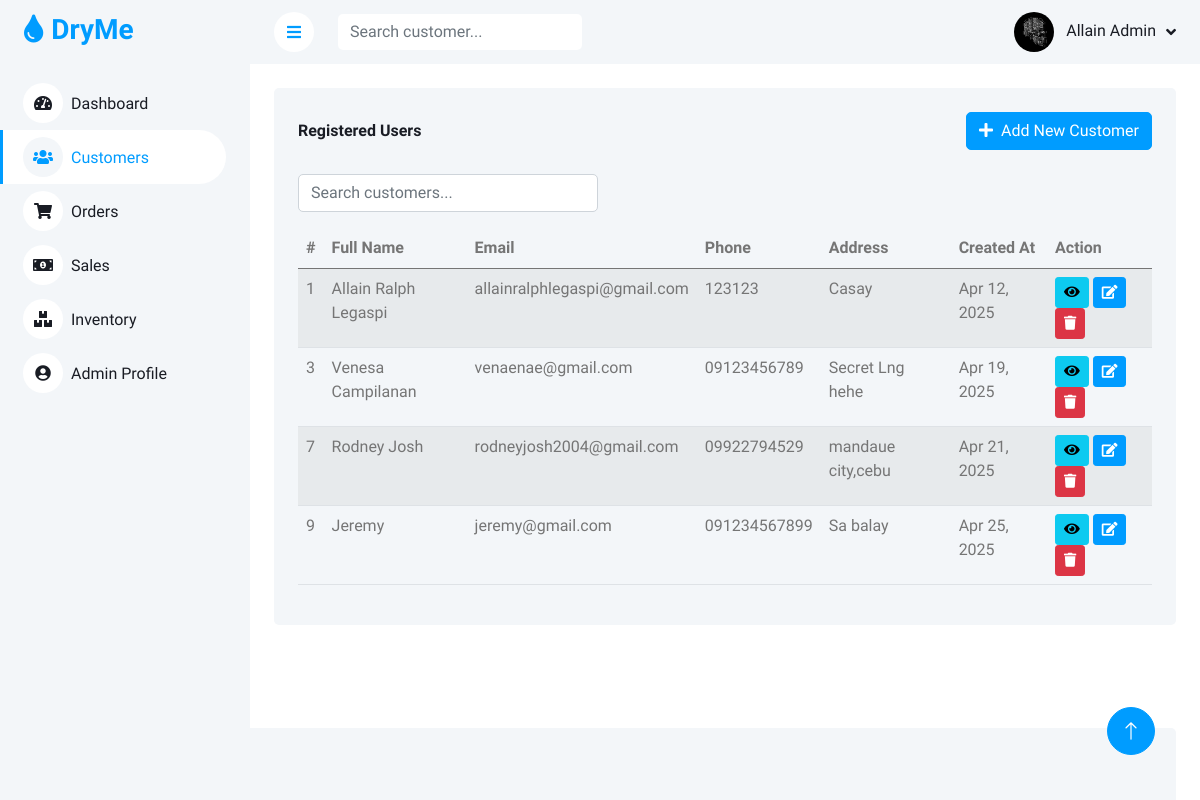
The page /admin/customers.php (signed in) on the database its author committed.
### tables this page shows
CREATE TABLE `customers` (
  `customer_id` int(11) NOT NULL,
  `username` varchar(50) NOT NULL,
  `password` varchar(255) NOT NULL,
  `email` varchar(100) NOT NULL,
  `full_name` varchar(100) NOT NULL,
  `phone` varchar(20) DEFAULT NULL,
  `address` text DEFAULT NULL,
  `role` enum('admin','customer') DEFAULT 'customer',
  `created_at` timestamp NOT NULL DEFAULT current_timestamp(),
  `updated_at` timestamp NOT NULL DEFAULT current_timestamp() ON UPDATE current_timestamp()
);

### admin/customers.php (the view, shortened to what this page needs)
<?php
require_once '../includes/db_connect.php';
$stmt = $pdo->prepare("SELECT * FROM admins WHERE admin_id = ?");
$stmt->execute([$_SESSION['admin_id']]);
$admin = $stmt->fetch();
?>
<!DOCTYPE html>
<html lang="en">
<head>
    <link href="https://cdnjs.cloudflare.com/ajax/libs/font-awesome/5.10.0/css/all.min.css" rel="stylesheet">
    <link href="https://cdn.jsdelivr.net/npm/bootstrap-icons@1.4.1/font/bootstrap-icons.css" rel="stylesheet">
    <link href="https://cdn.jsdelivr.net/npm/sweetalert2@11/dist/sweetalert2.min.css" rel="stylesheet">
    <link href="lib/owlcarousel/assets/owl.carousel.min.css" rel="stylesheet">
    <link href="lib/tempusdominus/css/tempusdominus-bootstrap-4.min.css" rel="stylesheet" />
    <link href="css/bootstrap.min.css" rel="stylesheet">
    <link href="css/style.css" rel="stylesheet">
</head>
<body>
    <div class="container-fluid position-relative bg-white d-flex p-0">
        <div class="sidebar pe-4 pb-3">
            <nav class="navbar bg-light navbar-light">
                <a href="index.php" class="navbar-brand mx-4 mb-3">
                    <h3 class="text-primary"><i class="fa fa-tint me-2"></i>DryMe</h3>
                </a>
                <div class="navbar-nav w-100">
                    <a href="index.php" class="nav-item nav-link"><i class="fa fa-tachometer-alt me-2"></i>Dashboard</a>
                    <a href="customers.php" class="nav-item nav-link active"><i class="fa fa-users me-2"></i>Customers</a>
                    <a href="orders.php" class="nav-item nav-link"><i class="fa fa-shopping-cart me-2"></i>Orders</a>
                    <a href="sales.php" class="nav-item nav-link"><i class="fa fa-money-bill-alt me-2"></i>Sales</a>
                    <a href="inventory.php" class="nav-item nav-link"><i class="fa fa-boxes me-2"></i>Inventory</a>
                    <a href="profile.php" class="nav-item nav-link"><i class="fa fa-user-circle me-2"></i>Admin Profile</a>
                        </div>
                    </div>
                </div>
        <div class="content">
            <nav class="navbar navbar-expand bg-light navbar-light sticky-top px-4 py-0">
                <a href="#" class="sidebar-toggler flex-shrink-0">
                    <i class="fa fa-bars"></i>
                </a>
                <form class="d-none d-md-flex ms-4" id="searchForm">
                    <input class="form-control border-0" type="search" placeholder="Search customer..." id="searchInput">
                </form>
                <div class="navbar-nav align-items-center ms-auto">
                    <div class="nav-item dropdown">
                        <a href="#" class="nav-link dropdown-toggle" data-bs-toggle="dropdown">
                            <img class="rounded-circle me-lg-2" src="<?php echo isset($admin['profile_picture']) && $admin['profile_picture'] ? 'img/profile/' . $admin['profile_picture'] : 'img/user.jpg'; ?>" alt="" style="width: 40px; height: 40px; object-fit: cover;">
                            <span class="d-none d-lg-inline-flex"><?php echo htmlspecialchars($admin['full_name']); ?></span>
                        </a>
                    </div>
                </div>
            </nav>
            <div class="container-fluid pt-4 px-4">
                <div class="row g-4">
                    <div class="col-12">
                        <div class="bg-light rounded h-100 p-4">
                            <div class="d-flex justify-content-between align-items-center mb-4">
                                <h6 class="mb-0">Registered Users</h6>
                                <a href="add_customer.php" class="btn btn-primary"><i class="fa fa-plus me-2"></i>Add New Customer</a>
                            </div>
                            <div class="mb-3">
                                <input type="text" class="form-control bg-white" id="customerSearch" placeholder="Search customers..." style="max-width: 300px;">
                            </div>
                            <div class="table-responsive">
                                <table class="table table-hover table-striped">
                                    <thead>
                                        <tr>
                                            <th scope="col">#</th>
                                            <th scope="col">Full Name</th>
                                            <th scope="col">Email</th>
                                            <th scope="col">Phone</th>
                                            <th scope="col">Address</th>
                                            <th scope="col">Created At</th>
                                            <th scope="col">Action</th>
                                        </tr>
                                    </thead>
                                    <tbody>
                                        <?php
                                        require_once '../includes/db_connect.php';
                                        try {
                                            $page = isset($_GET['page']) ? (int)$_GET['page'] : 1;
                                            $records_per_page = 10;
                                            $offset = ($page - 1) * $records_per_page;
                                            $stmt = $pdo->prepare("SELECT * FROM customers ORDER BY customer_id ASC LIMIT :offset, :records_per_page");
                                            $stmt->bindParam(':offset', $offset, PDO::PARAM_INT);
                                            $stmt->bindParam(':records_per_page', $records_per_page, PDO::PARAM_INT);
                                            $stmt->execute();
                                            if ($stmt->rowCount() > 0) {
                                                while ($row = $stmt->fetch(PDO::FETCH_ASSOC)) {
                                                    echo "<tr class='customer-row'>";
                                                    echo "<td>" . htmlspecialchars($row['customer_id']) . "</td>";
                                                    echo "<td>" . htmlspecialchars($row['full_name']) . "</td>";
                                                    echo "<td>" . htmlspecialchars($row['email']) . "</td>";
                                                    echo "<td>" . htmlspecialchars($row['phone']) . "</td>";
                                                    echo "<td>" . htmlspecialchars($row['address']) . "</td>";
                                                    echo "<td>" . htmlspecialchars(date('M d, Y', strtotime($row['created_at']))) . "</td>";
                                                    echo "<td>
                                                            <button class='btn btn-sm btn-info view-btn' data-id='" . $row['customer_id'] . "' data-bs-toggle='tooltip' title='View Details'><i class='fa fa-eye'></i></button>
                                                            <button class='btn btn-sm btn-primary edit-btn' data-id='" . $row['customer_id'] . "' data-bs-toggle='tooltip' title='Edit'><i class='fa fa-edit'></i></button>
                                                            <button class='btn btn-sm btn-danger delete-btn' data-id='" . $row['customer_id'] . "' data-name='" . htmlspecialchars($row['full_name']) . "' data-bs-toggle='tooltip' title='Delete'><i class='fa fa-trash'></i></button>
                                                          </td>";
                                                    echo "</tr>";
                                                }
                                            } else {
                                                echo "<tr><td colspan='7' class='text-center'>No customers found</td></tr>";
                                            }
                                        } catch(PDOException $e) {
                                            echo "<tr><td colspan='7' class='text-center text-danger'>Error: " . $e->getMessage() . "</td></tr>";
                                        }
                                        ?>
                                    </tbody>
                                </table>
                            </div>
                        </div>
                    </div>
                </div>
            </div>
            <div class="container-fluid pt-4 px-4" style="position: fixed; bottom: 0; left: 0; right: 0; background: white;">
                <div class="bg-light rounded-top p-4">
                    <div class="row">
                        <div class="col-12 col-sm-6 text-center text-sm-start">
                            &copy; <a href="#">DryMe</a>, All Right Reserved.
                        </div>
                    </div>
                </div>
            </div>
        </div>
        <a href="#" class="btn btn-lg btn-primary btn-lg-square back-to-top"><i class="bi bi-arrow-up"></i></a>
</body>
</html>

### admin/css/style.css (style rules this page uses)
:root { --primary: #009CFF; --light: #F3F6F9; --dark: #191C24; }
.back-to-top { position: fixed; display: none; right: 45px; bottom: 45px; z-index: 99; }
.btn { transition: .5s; }
.btn.btn-primary { color: #FFFFFF; }
.btn-lg-square { width: 48px; height: 48px; }
.btn-square, .btn-sm-square, .btn-lg-square { padding: 0; display: inline-flex; align-items: center; justify-content: center; font-weight: normal; border-radius: 50px; }
.sidebar { position: fixed; top: 0; left: 0; bottom: 0; width: 250px; height: 100vh; overflow-y: auto; background: var(--light); transition: 0.5s; z-index: 999; }
.content { margin-left: 250px; min-height: 100vh; background: #FFFFFF; transition: 0.5s; }
@media (min-width: 992px) { .sidebar { margin-left: 0; } }
@media (min-width: 992px) { .content { width: calc(100% - 250px); } }
.sidebar .navbar .navbar-nav .nav-link { padding: 7px 20px; color: var(--dark); font-weight: 500; border-left: 3px solid var(--light); border-radius: 0 30px 30px 0; outline: none; }
.sidebar .navbar .navbar-nav .nav-link:hover, .sidebar .navbar .navbar-nav .nav-link.active { color: var(--primary); background: #FFFFFF; border-color: var(--primary); }
.sidebar .navbar .navbar-nav .nav-link i { width: 40px; height: 40px; display: inline-flex; align-items: center; justify-content: center; background: #FFFFFF; border-radius: 40px; }
.sidebar .navbar .navbar-nav .nav-link:hover i, .sidebar .navbar .navbar-nav .nav-link.active i { background: var(--light); }
.content .navbar .navbar-nav .nav-link { margin-left: 25px; padding: 12px 0; color: var(--dark); outline: none; }
.content .navbar .sidebar-toggler, .content .navbar .navbar-nav .nav-link i { width: 40px; height: 40px; display: inline-flex; align-items: center; justify-content: center; background: #FFFFFF; border-radius: 40px; }
.content .navbar .dropdown-toggle::after { margin-left: 6px; vertical-align: middle; border: none; content: "\f107"; font-family: "Font Awesome 5 Free"; font-weight: 900; transition: .5s; }

### rows shown on the page
customers: customer_id "1", full_name "Allain Ralph Legaspi", email "allainralphlegaspi@gmail.com", phone "123123", address "Casay", created_at "Apr 12, 2025"
customers: customer_id "3", full_name "Venesa Campilanan", email "venaenae@gmail.com", phone "09123456789", address "Secret Lng hehe", created_at "Apr 19, 2025"
customers: customer_id "7", full_name "Rodney Josh", email "rodneyjosh2004@gmail.com", phone "09922794529", address "mandaue city,cebu", created_at "Apr 21, 2025"
customers: customer_id "9", full_name "Jeremy", email "jeremy@gmail.com", phone "091234567899", address "Sa balay", created_at "Apr 25, 2025"

### other values the page prints
$admin['full_name'] "Allain Admin"
